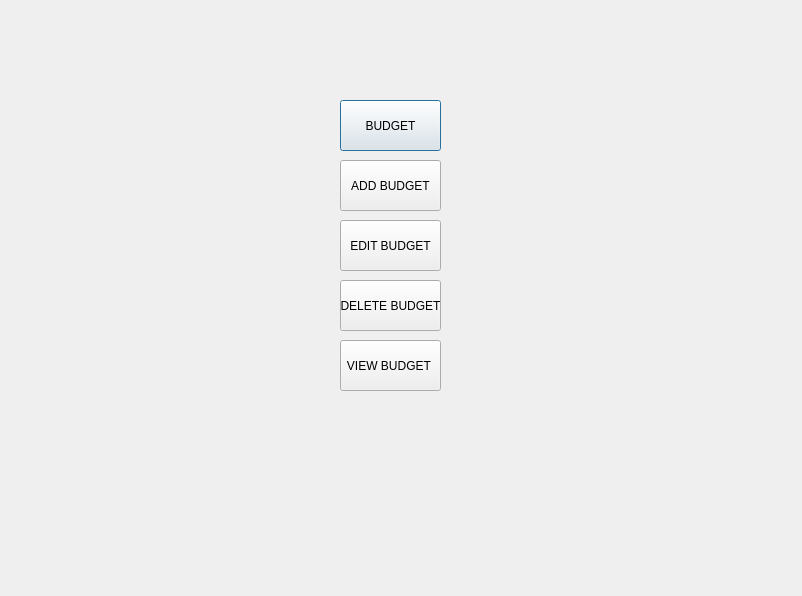
<?xml version="1.0" encoding="UTF-8"?>
<ui version="4.0">
 <class>Dialog</class>
 <widget class="QDialog" name="Dialog">
  <property name="geometry">
   <rect>
    <x>0</x>
    <y>0</y>
    <width>802</width>
    <height>596</height>
   </rect>
  </property>
  <property name="windowTitle">
   <string>Dialog</string>
  </property>
  <widget class="QPushButton" name="pushButton">
   <property name="geometry">
    <rect>
     <x>340</x>
     <y>100</y>
     <width>101</width>
     <height>51</height>
    </rect>
   </property>
   <property name="text">
    <string>BUDGET</string>
   </property>
  </widget>
  <widget class="QPushButton" name="pushButton_2">
   <property name="geometry">
    <rect>
     <x>340</x>
     <y>160</y>
     <width>101</width>
     <height>51</height>
    </rect>
   </property>
   <property name="text">
    <string>ADD BUDGET</string>
   </property>
  </widget>
  <widget class="QPushButton" name="pushButton_3">
   <property name="geometry">
    <rect>
     <x>340</x>
     <y>220</y>
     <width>101</width>
     <height>51</height>
    </rect>
   </property>
   <property name="text">
    <string>EDIT BUDGET</string>
   </property>
  </widget>
  <widget class="QPushButton" name="pushButton_4">
   <property name="geometry">
    <rect>
     <x>340</x>
     <y>280</y>
     <width>101</width>
     <height>51</height>
    </rect>
   </property>
   <property name="text">
    <string>DELETE BUDGET</string>
   </property>
  </widget>
  <widget class="QPushButton" name="pushButton_5">
   <property name="geometry">
    <rect>
     <x>340</x>
     <y>340</y>
     <width>101</width>
     <height>51</height>
    </rect>
   </property>
   <property name="text">
    <string>VIEW BUDGET </string>
   </property>
  </widget>
 </widget>
 <resources/>
 <connections/>
</ui>
